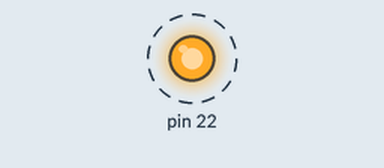
A sketch run on a simulated Arduino Mega 2560, built with avr-gcc and run on an emulated ATmega2560. On the bench: output pins drawn as LEDs (lit = HIGH). Dashed ring = blinking.

Above: at 0.5 s.
Timing chart, 0 to 4.6 s (numbered marks = the images above):
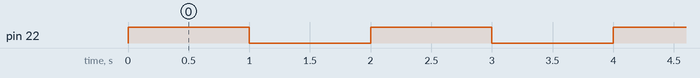

The sketch:

1_sec_led.ino
```cpp
#include <avr/io.h>

void Delay();

int main(void) {

  DDRA |= (1 << PA0);

  while (1) {
    PORTA ^= 0x01;
    Delay();
  }
  return 0;
}

void Delay() {
  TCNT1 = 49911;
  TCCR1A = 0x00;
  TCCR1B = 0X05;

  while ((TIFR1 & (1 << TOV1)) == 0)
    ;
  TCCR1B = 0;
   TIFR1 = 0x01;
}
```

Measured:
- by itself, pin 22: alternates HIGH for 1.0 s and LOW for 1.0 s
